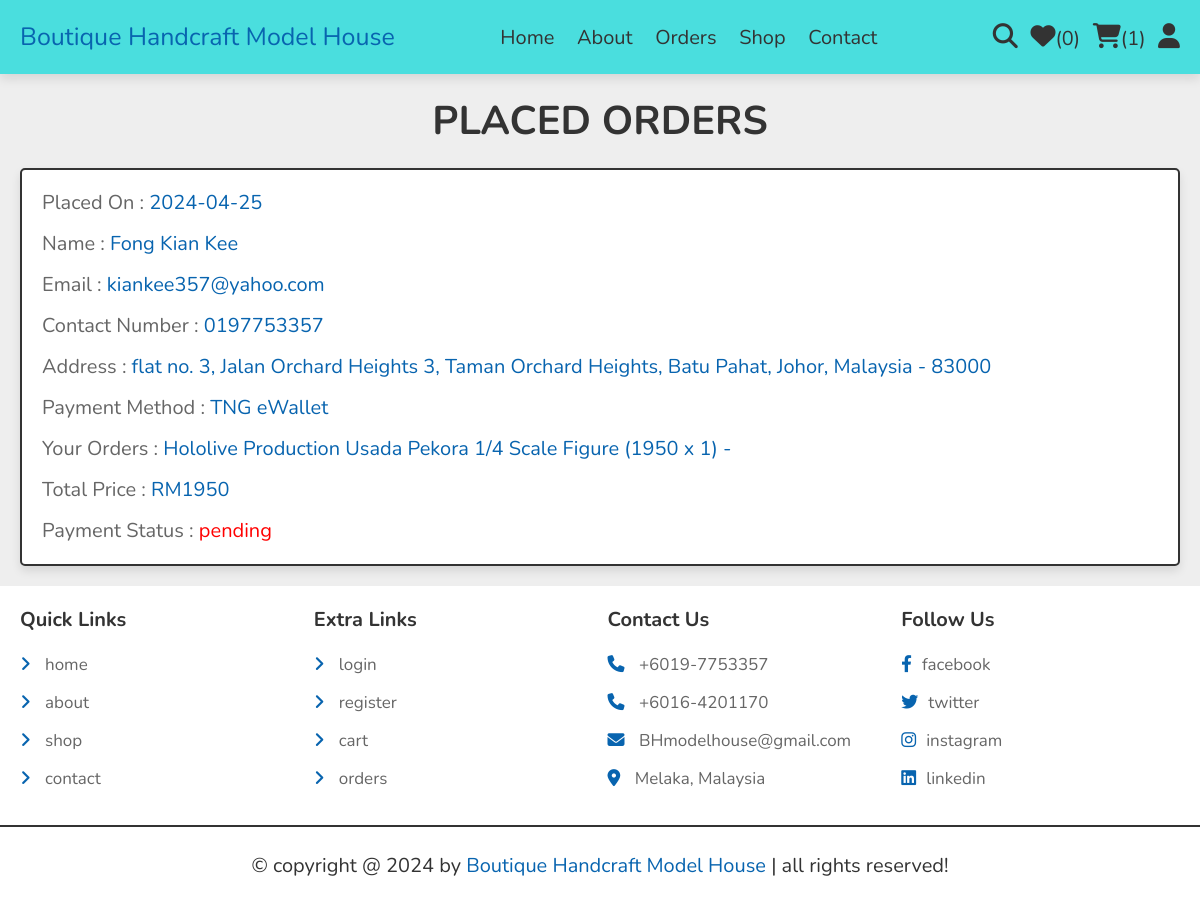
Screenshot of /orders.php (signed in) with the database file from the repository.
### tables this page shows
CREATE TABLE `orders` (
  `id` int(100) NOT NULL,
  `user_id` int(100) NOT NULL,
  `name` varchar(20) NOT NULL,
  `number` varchar(10) NOT NULL,
  `email` varchar(50) NOT NULL,
  `method` varchar(50) NOT NULL,
  `address` varchar(500) NOT NULL,
  `total_products` varchar(1000) NOT NULL,
  `total_price` int(100) NOT NULL,
  `placed_on` date NOT NULL DEFAULT current_timestamp(),
  `payment_status` varchar(20) NOT NULL DEFAULT 'pending'
);

### orders.php (the view, shortened to what this page needs)
<?php
include 'components/connect.php';
if(isset($_SESSION['user_id'])){
   $user_id = $_SESSION['user_id'];
}else{
   $user_id = '';
};
?>
<!DOCTYPE html>
<html lang="en">
<head>
   <link rel="stylesheet" href="https://cdnjs.cloudflare.com/ajax/libs/font-awesome/6.1.1/css/all.min.css">
   <link rel="stylesheet" href="css/style.css">
</head>
<body>
<?php include 'components/user_header.php'; ?>
<section class="orders">
   <h1 class="heading">placed orders</h1>
   <div class="box-container">
   <?php
      if($user_id == ''){
         echo '<p class="empty">please login to see your orders</p>';
      }else{
         $select_orders = $conn->prepare("SELECT * FROM `orders` WHERE user_id = ?");
         $select_orders->execute([$user_id]);
         if($select_orders->rowCount() > 0){
            while($fetch_orders = $select_orders->fetch(PDO::FETCH_ASSOC)){
   ?>
   <div class="box">
      <p>Placed On : <span><?= $fetch_orders['placed_on']; ?></span></p>
      <p>Name : <span><?= $fetch_orders['name']; ?></span></p>
      <p>Email : <span><?= $fetch_orders['email']; ?></span></p>
      <p>Contact Number : <span><?= $fetch_orders['number']; ?></span></p>
      <p>Address : <span><?= $fetch_orders['address']; ?></span></p>
      <p>Payment Method : <span><?= $fetch_orders['method']; ?></span></p>
      <p>Your Orders : <span><?= $fetch_orders['total_products']; ?></span></p>
      <p>Total Price : <span>RM<?= $fetch_orders['total_price']; ?></span></p>
      <p> Payment Status : <span style="color:<?php if($fetch_orders['payment_status'] == 'pending'){ echo 'red'; }else{ echo 'green'; }; ?>"><?= $fetch_orders['payment_status']; ?></span> </p>
   </div>
   <?php
      }
      }else{
         echo '<p class="empty">no orders placed yet!</p>';
      }
      }
   ?>
   </div>
</section>
<?php include 'components/footer.php'; ?>
</body>
</html>

### css/style.css (style rules this page uses)
:root { --main-color:#0864af; --viking:#4adede; --orange:#f39c12; --red:#e74c3c; --black:#333; --white:#fff; --light-color:#666; --light-bg:#eee; --border:.2rem solid var(--black); --box-shadow:0 .5rem 1rem rgba(0,0,0,.1); }
* { font-family: 'Nunito', sans-serif; margin:0; padding:0; box-sizing: border-box; outline: none; border:none; text-decoration: none; }
html { font-size: 62.5%; overflow-x: hidden; }
body { background-color: var(--light-bg); }
section { padding:2rem; max-width: 1200px; margin:0 auto; }
.heading { font-size: 4rem; color:var(--black); margin-bottom: 2rem; text-align: center; text-transform: uppercase; }
.orders .box-container { display: flex; flex-wrap: wrap; gap:1.5rem; align-items: flex-start; }
.orders .box-container .box { padding:1rem 2rem; flex:1 1 40rem; border:var(--border); background-color: var(--white); box-shadow: var(--box-shadow); border-radius: .5rem; }
.orders .box-container .box p { margin:.5rem 0; line-height: 1.8; font-size: 2rem; color:var(--light-color); }
.orders .box-container .box p span { color:var(--main-color); }

### rows the page displays
orders: placed_on "2024-04-25", name "Fong Kian Kee", email "kiankee357@yahoo.com", number "0197753357", address "flat no. 3, Jalan Orchard Heights 3, Taman Orchard Heights, Batu Pahat, Johor, Malaysia - 83000", method "TNG eWallet", total_products "Hololive Production Usada Pekora 1/4 Scale Figure (1950 x 1) -", total_price "1950", payment_status "pending"

### other values shown
$total_wishlist_counts "0"
$total_cart_counts "1"
